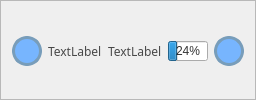
        <widget class="QFrame" name="dateheure_frame">
         <property name="styleSheet">
          <string notr="true">#dateheure_frame{
	background-color: rgb(242, 255, 255);
}</string>
         </property>
         <property name="frameShape">
          <enum>QFrame::StyledPanel</enum>
         </property>
         <property name="frameShadow">
          <enum>QFrame::Raised</enum>
         </property>
         <layout class="QHBoxLayout" name="horizontalLayout_9">
          <property name="topMargin">
           <number>6</number>
          </property>
          <property name="bottomMargin">
           <number>3</number>
          </property>
          <item>
           <widget class="QPushButton" name="pushButton_2">
            <property name="maximumSize">
             <size>
              <width>30</width>
              <height>30</height>
             </size>
            </property>
            <property name="styleSheet">
             <string notr="true">QPushButton{
	background-color: rgb(119, 181, 254);
	border-radius: 15px;
	border: 3px solid rgb(120, 157, 186);
}
QPushButton:hover{
	background-color: rgb(120, 157, 186);
}</string>
            </property>
            <property name="text">
             <string/>
            </property>
            <property name="icon">
             <iconset resource="resources.qrc">
              <normaloff>:/icones/icones/chevrons-left.svg</normaloff>:/icones/icones/chevrons-left.svg</iconset>
            </property>
            <property name="iconSize">
             <size>
              <width>24</width>
              <height>24</height>
             </size>
            </property>
           </widget>
          </item>
          <item>
           <widget class="QLabel" name="label_heure">
            <property name="font">
             <font>
              <family>Futura</family>
             </font>
            </property>
            <property name="styleSheet">
             <string notr="true">color: rgba(0, 0, 0, 178);</string>
            </property>
            <property name="text">
             <string>TextLabel</string>
            </property>
           </widget>
          </item>
          <item>
           <widget class="QLabel" name="label_date">
            <property name="font">
             <font>
              <family>Futura</family>
             </font>
            </property>
            <property name="styleSheet">
             <string notr="true">color: rgba(0, 0, 0, 178);</string>
            </property>
            <property name="text">
             <string>TextLabel</string>
            </property>
           </widget>
          </item>
          <item>
           <widget class="QProgressBar" name="progressBar">
            <property name="minimumSize">
             <size>
              <width>40</width>
              <height>20</height>
             </size>
            </property>
            <property name="maximumSize">
             <size>
              <width>40</width>
              <height>20</height>
             </size>
            </property>
            <property name="baseSize">
             <size>
              <width>0</width>
              <height>0</height>
             </size>
            </property>
            <property name="font">
             <font>
              <weight>50</weight>
              <bold>false</bold>
             </font>
            </property>
            <property name="styleSheet">
             <string notr="true">color: rgba(0, 0, 0, 204);</string>
            </property>
            <property name="value">
             <number>24</number>
            </property>
           </widget>
          </item>
          <item>
           <widget class="QPushButton" name="pushButton">
            <property name="maximumSize">
             <size>
              <width>30</width>
              <height>30</height>
             </size>
            </property>
            <property name="styleSheet">
             <string notr="true">QPushButton{
	background-color: rgb(119, 181, 254);
	border-radius: 15px;
	border: 3px solid rgb(120, 157, 186);
}
QPushButton:hover{
	background-color: rgb(120, 157, 186);
}</string>
            </property>
            <property name="text">
             <string/>
            </property>
            <property name="icon">
             <iconset resource="resources.qrc">
              <normaloff>:/icones/icones/settings.svg</normaloff>:/icones/icones/settings.svg</iconset>
            </property>
            <property name="iconSize">
             <size>
              <width>20</width>
              <height>20</height>
             </size>
            </property>
           </widget>
          </item>
         </layout>
        </widget>
